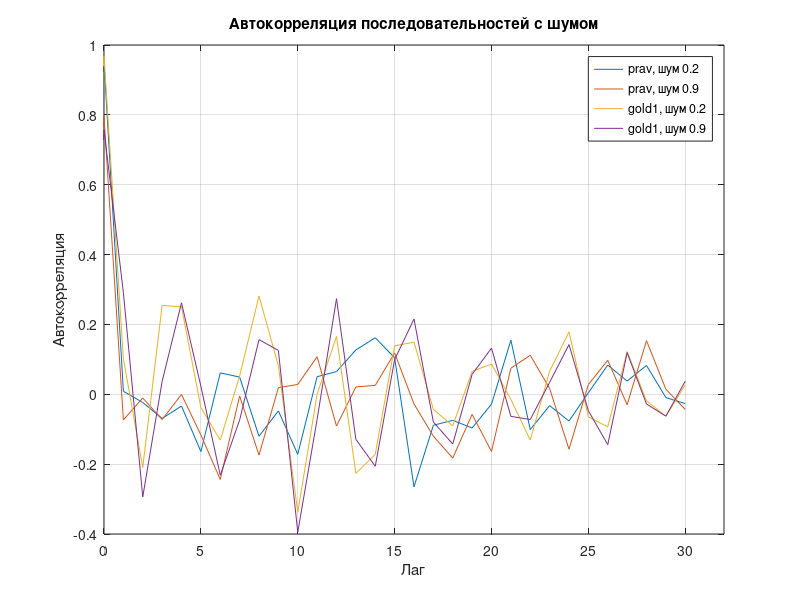
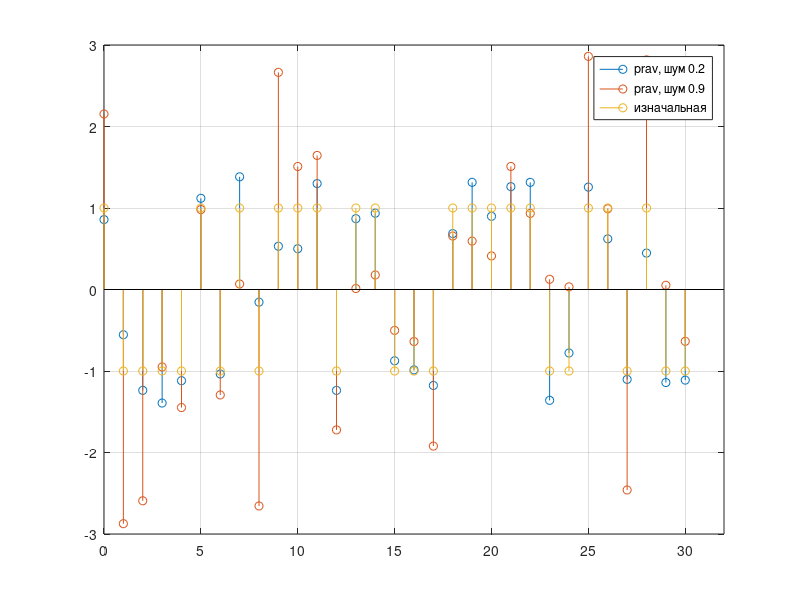
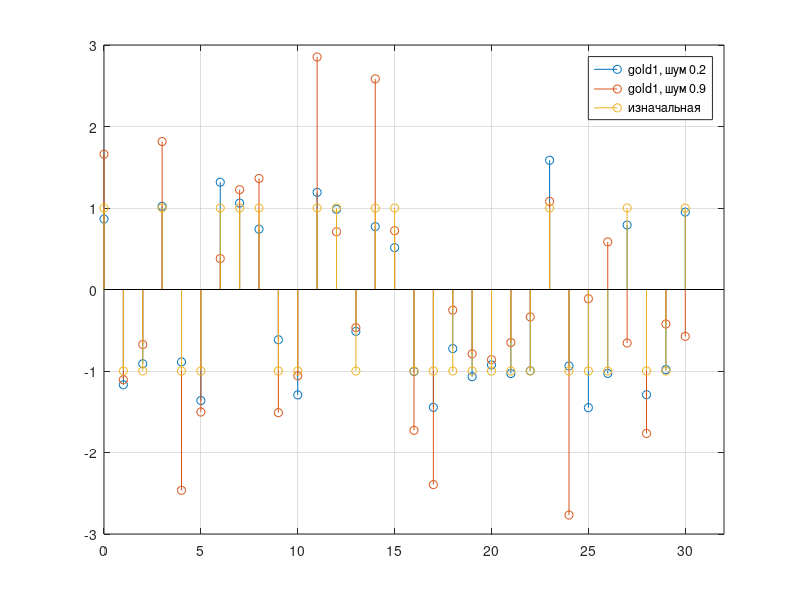

Source code (MATLAB) for these figures, in order: (Note: this script raises an error after producing the figures.)

clc
clear
close all

N = 31

x1 = [1 0 0 0 1]
y1 = [1 1 0 0 0]

x2 = [1 0 0 1 0]
y2 = [1 0 0 1 1]

gold1 = zeros(1, N)
gold2 = zeros(1, N)



for i = 1:N

    gold1(i) = xor(x1(5), y1(5))
    gold2(i) = xor(x2(5), y2(5))

    nx1 = xor(x1(4), x1(5))
    ny1 = xor(y1(2), y1(5))

    nx2 = xor(x2(4), x2(5))
    ny2 = xor(y2(2), y2(5))

    x1 = [nx1 x1(1:4)]
    y1 = [ny1 y1(1:4)]

    x2 = [nx2 x2(1:4)]
    y2 = [ny2 y2(1:4)]
end

disp('Первая последовательность')
disp(gold1)

disp('Вторая последовательность')
disp(gold2)
lag = 0:N-1

prav = [1, 0, 0, 0, 0, 1, 0, 1, 0, 1, 1, 1, 0, 1, 1, 0, 0, 0, 1, 1, 1, 1, 1, 0, 0, 1, 1, 0, 1, 0, 0]
prav = 2*prav -1

a = 2 * gold1 -1
b = 2 * gold2 -1




noise  = prav + 0.3 * randn(size(prav))
noise2 = prav + 0.9 * randn(size(prav))
noise3 = a + 0.3 * randn(size(a))
noise4 = a + 0.9 * randn(size(a))

[cor21, lag21] = xcorr(prav,noise, 'normalized')
[cor22, lag22] = xcorr(prav,noise2, 'normalized')
[cor23, lag23] = xcorr(a,noise3, 'normalized')
[cor24, lag24] = xcorr(a,noise4, 'normalized')



fprintf('prav, шум 0.2: %.4f\n', cor21(lag21 == 0));
fprintf('prav, шум 0.9: %.4f\n', cor22(lag22 == 0));
fprintf('gold1, шум 0.2: %.4f\n', cor23(lag23 == 0));
fprintf('gold1, шум 0.9: %.4f\n', cor24(lag24 == 0));

figure;

plot(lag21, cor21)
hold on
plot(lag22, cor22)
plot(lag23, cor23)
plot(lag24, cor24)
hold off

xlabel('Лаг')
xlim([0,32])
ylabel('Автокорреляция')
title('Автокорреляция последовательностей с шумом')
legend('prav, шум 0.2', 'prav, шум 0.9','gold1, шум 0.2', 'gold1, шум 0.9')
grid on



figure
stem(lag, noise)
hold on
stem(lag, noise2)
stem(lag, prav)
hold off
xlim([0,32])
legend('prav, шум 0.2', 'prav, шум 0.9', 'изначальная')
grid on


figure
stem(lag, noise3)
hold on
stem(lag, noise4)
stem(lag, a)
hold off
xlim([0,32])
legend('gold1, шум 0.2', 'gold1, шум 0.9', 'изначальная')
grid on









% Автокорреляция через autocorr

[R1, lag3]=autocorr(a, 'NumLags', 30)

figure
stem(lag3, R1)
title('Автокорреляция autocorr')

% График автокорреляции
[cor, lag1] = xcorr(a)
R = cor(lag1 >= 0 & lag1 < N) / N

figure
stem(lag, R)
title('Автокорреляция последовательности Голда')
xlabel('Сдвиг')
ylabel('Корреляция')
grid on

% График взаимной корреляции
[vz_cor, lag2] = xcorr(a,b)
C = vz_cor(lag2 >= 0 & lag2 < N) / N


figure
stem(lag, C)
title('Взаимная корреляция')
xlabel('Сдвиг')
ylabel('Корреляция')
grid on


T = table(lag', R', C')
disp(T)

% Автокорреляция второй последовательности
[cor2, lag4] = xcorr(b)
R2 = cor2(lag4 >= 0 & lag4 < N) / N

figure
stem(lag, R2)
title('Автокорреляция второй последовательности Голда')
xlabel('Сдвиг')
ylabel('Корреляция')
grid on
